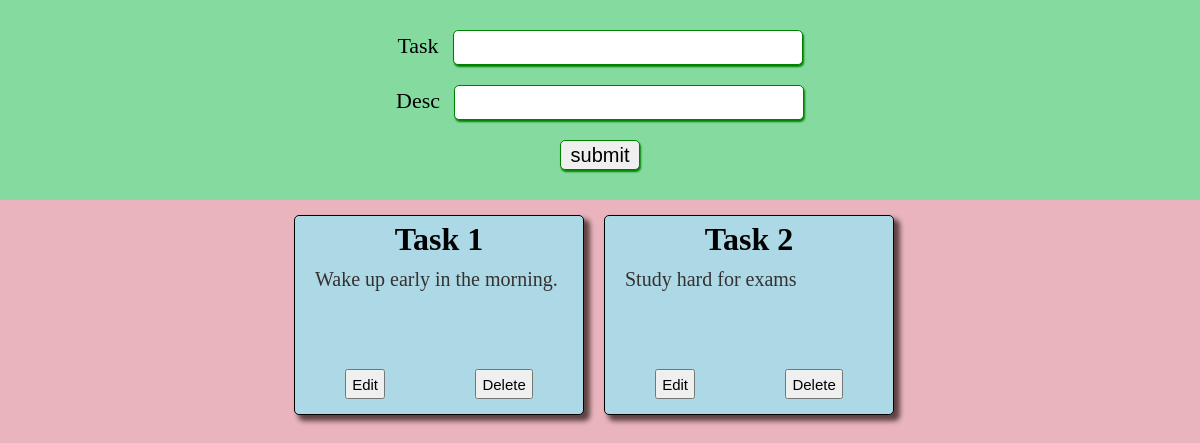
Before: / with the older database file.
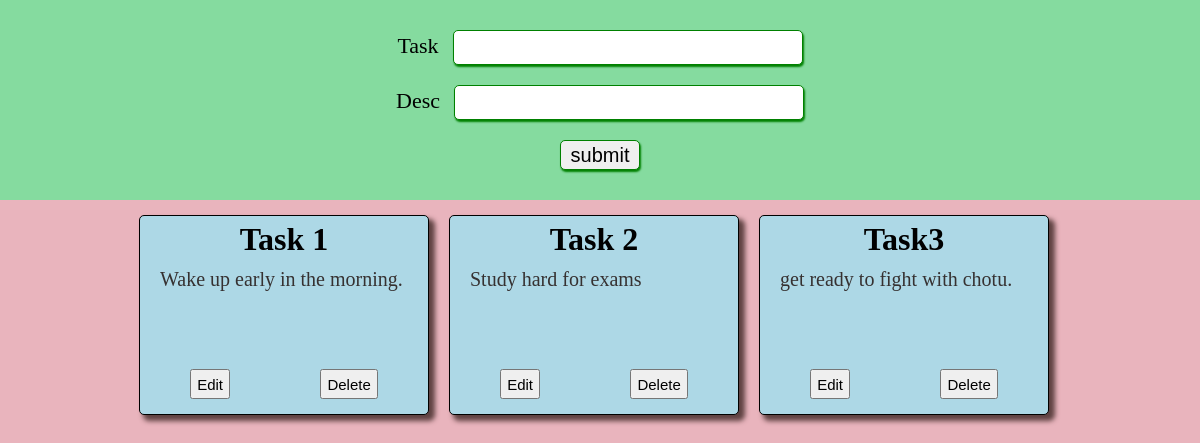
After: the same page with the newer database file.
### Tasks/models.py (models this page shows)
class Task(models.Model):
    Task = models.CharField(max_length=30)
    desc = models.CharField(max_length=70)

### Tasks/views.py (the view)
# urls.py: path('', views.home, name='home'),
def home(request):
    if request.method == 'POST':
        Task.objects.create(
            Task=request.POST['Task'],
            desc=request.POST['desc']
        )
        return redirect(home)
    data=Task.objects.all()
    context={'data':data}
    return render (request,'index.html',context)

### Tasks/templates/index.html
{% extends 'main.html' %}
{% block content %}
<div  class="TasksContent">
    {% for i in data %}
        <div class="TaskMainContent">
            <h1>{{i.Task}}</h1>
            <p>{{i.desc}}</p>
            <div>
                <button>
                    <a href="{% url 'edit' i.id %}">Edit</a>
                </button>
                <button>
                    <a href="{% url 'delete' i.id %}">Delete</a>
                </button>
            </div>
        </div>
    {% endfor %}
</div>
{% endblock content %}

### templates/main.html (shortened to what this page needs)
{% load static%}
<!DOCTYPE html>
<html lang="en">
<head>
    <link rel="stylesheet" href="{% static 'css/style.css' %}">
</head>
<body>
    {% include 'form.html' %}
    {% block content %}
    {% endblock content %}
</body>
</html>

### templates/form.html (shortened to what this page needs)
<form action="" method="POST" class="form">
    <div>
      <label for="Task">Task</label>
      <input type="text" name="Task"  value="{{data.Task}}"/>
    </div>
    <div>
        <label for="desc">Desc</label>
        <input type="text" name="desc" value="{{data.desc}}" />
    </div>
    <div>
        <button>submit</button>
    </div>
  </form>

### static/css/style.css (style rules this page uses)
* { margin: 0; padding: 0; box-sizing: border-box; }
body { background: rgb(233, 180, 189); overflow-x: hidden; }
.form { background-color: rgb(133, 219, 159); height: 200px; display: flex; justify-content: center; align-items: center; flex-direction: column; gap: 20px; }
.form div label { font-size: 22px; padding-right: 10px; }
.form div input { font-size: 18px; height: 35px; width: 350px; padding-left: 10px; border: solid 1px green; border-radius: 5px; box-shadow: 1px 2px 2px green; }
.form div button { font-size: 20px; height: 30px; width: 80px; border: solid 1px green; border-radius: 5px; box-shadow: 1px 2px 2px green; }
.TasksContent { width: fit-content; display: flex; padding: 15px 15px; width: 99vw; gap: 25px 20px; justify-content: center; flex-wrap: wrap; }
.TasksContent .TaskMainContent { display: flex; background: lightblue; flex-direction:column ; flex-wrap: wrap; border:solid 0.5px; height: 200px; width: 290px; border-radius: 5px; box-shadow: 5px 5px 5px 1px rgb(95, 66, 66); padding: 5px 5px 15px; }
.TasksContent .TaskMainContent h1 { text-align: center; }
.TasksContent .TaskMainContent p { font-size: 20px; flex-grow: 1; padding: 10px 15px; color: rgb(54, 49, 49); }
.TasksContent .TaskMainContent div { display: flex; justify-content: space-around; position: relative; }
.TasksContent .TaskMainContent div button { height: 30px; }
.TasksContent .TaskMainContent div button a { text-decoration: none; color: black; font-size: 15px; padding: 0px 5px; }

Changed rows visible on the page:
added Task: Task "Task3", desc "get ready to fight with chotu."
